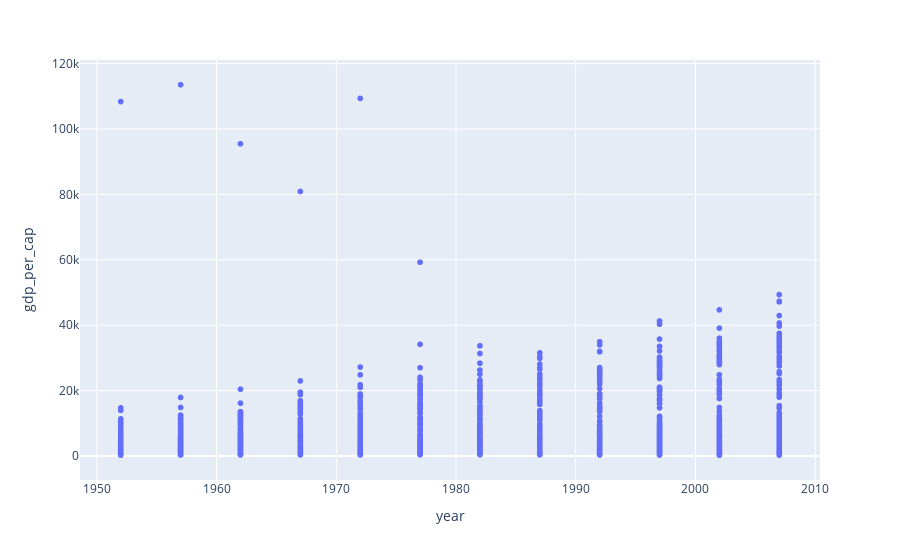

The code cell stored with this chart in its notebook:
### Markdown cell above
### Visualize correlation

### Code cell
fig = px.scatter(df, x='year', y='gdp_per_cap')
fig.show()

### Figure 1 — Plotly figure (JSON) as saved in the notebook; plotly's stock layout.template omitted (floating-point values rounded to 4 significant figures; data arrays with more than 128 entries replaced by an {"elided": "..."} marker saying what was removed)
{"data": [{"hovertemplate": "year=%{x}<br>gdp_per_cap=%{y}<extra></extra>", "legendgroup": "", "marker": {"color": "#636efa", "symbol": "circle"}, "mode": "markers", "name": "", "showlegend": false, "type": "scattergl", "x": {"elided": "1704 int values"}, "xaxis": "x", "y": {"elided": "1704 float values"}, "yaxis": "y"}], "layout": {"legend": {"tracegroupgap": 0}, "margin": {"t": 60}, "xaxis": {"anchor": "y", "domain": [0, 1], "title": {"text": "year"}}, "yaxis": {"anchor": "x", "domain": [0, 1], "title": {"text": "gdp_per_cap"}}}}
